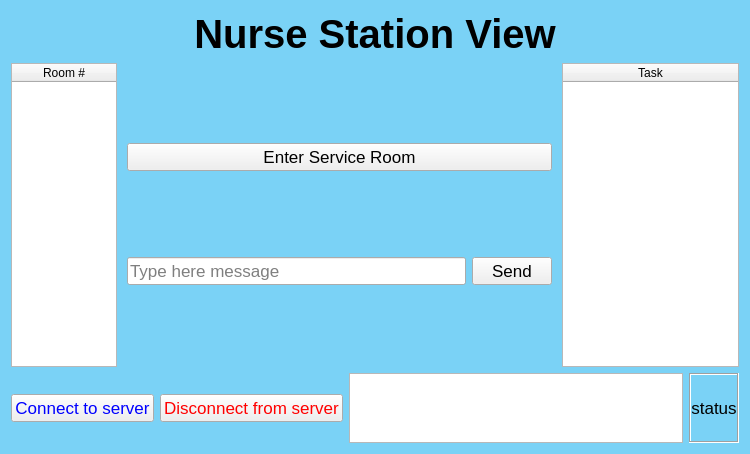
<?xml version="1.0" encoding="UTF-8"?>
<ui version="4.0">
 <class>MainWindow</class>
 <widget class="QMainWindow" name="MainWindow">
  <property name="geometry">
   <rect>
    <x>0</x>
    <y>0</y>
    <width>750</width>
    <height>454</height>
   </rect>
  </property>
  <property name="windowTitle">
   <string>Client</string>
  </property>
  <property name="styleSheet">
   <string notr="true">#centralWidget {
	background-color: rgb(122, 210, 246);
}

QWidget{
	font: 13pt &quot;MS Shell Dlg 2&quot;;
}

#labelTitle {
font: Bold 30pt &quot;MS Shell Dlg 2&quot;;
}</string>
  </property>
  <widget class="QWidget" name="centralWidget">
   <layout class="QGridLayout" name="gridLayout" rowstretch="1,90,1">
    <item row="0" column="0">
     <widget class="QLabel" name="labelTitle">
      <property name="font">
       <font>
        <pointsize>30</pointsize>
        <weight>75</weight>
        <bold>true</bold>
       </font>
      </property>
      <property name="text">
       <string>Nurse Station View</string>
      </property>
      <property name="alignment">
       <set>Qt::AlignCenter</set>
      </property>
     </widget>
    </item>
    <item row="1" column="0">
     <layout class="QHBoxLayout" name="horizontalLayout_3" stretch="15,60,25">
      <property name="spacing">
       <number>10</number>
      </property>
      <item>
       <widget class="QTableWidget" name="tblRooms">
        <property name="editTriggers">
         <set>QAbstractItemView::NoEditTriggers</set>
        </property>
        <attribute name="horizontalHeaderStretchLastSection">
         <bool>true</bool>
        </attribute>
        <column>
         <property name="text">
          <string>Room #</string>
         </property>
        </column>
       </widget>
      </item>
      <item>
       <layout class="QVBoxLayout" name="verticalLayout" stretch="90,0,0">
        <item>
         <layout class="QVBoxLayout" name="taskSelectorLayout"/>
        </item>
        <item>
         <widget class="QPushButton" name="pushButton_link">
          <property name="font">
           <font>
            <pointsize>13</pointsize>
           </font>
          </property>
          <property name="text">
           <string>Enter Service Room</string>
          </property>
         </widget>
        </item>
        <item>
         <layout class="QHBoxLayout" name="horizontalLayout">
          <item>
           <widget class="QLineEdit" name="lineEdit_message">
            <property name="font">
             <font>
              <pointsize>13</pointsize>
             </font>
            </property>
            <property name="placeholderText">
             <string>Type here message</string>
            </property>
           </widget>
          </item>
          <item>
           <widget class="QPushButton" name="pushButton_send">
            <property name="font">
             <font>
              <pointsize>13</pointsize>
             </font>
            </property>
            <property name="text">
             <string>Send</string>
            </property>
           </widget>
          </item>
         </layout>
        </item>
       </layout>
      </item>
      <item>
       <widget class="QTableWidget" name="tblTasks">
        <property name="editTriggers">
         <set>QAbstractItemView::NoEditTriggers</set>
        </property>
        <attribute name="horizontalHeaderStretchLastSection">
         <bool>true</bool>
        </attribute>
        <column>
         <property name="text">
          <string>Task</string>
         </property>
        </column>
       </widget>
      </item>
     </layout>
    </item>
    <item row="2" column="0">
     <layout class="QHBoxLayout" name="horizontalLayout_2">
      <item>
       <widget class="QPushButton" name="pushButton_connect">
        <property name="font">
         <font>
          <family>MS Shell Dlg 2</family>
          <pointsize>13</pointsize>
          <weight>50</weight>
          <italic>false</italic>
          <bold>false</bold>
         </font>
        </property>
        <property name="styleSheet">
         <string notr="true">color: rgb(0, 0, 255);</string>
        </property>
        <property name="text">
         <string>Connect to server</string>
        </property>
       </widget>
      </item>
      <item>
       <widget class="QPushButton" name="pushButton_disconnect">
        <property name="enabled">
         <bool>true</bool>
        </property>
        <property name="font">
         <font>
          <family>MS Shell Dlg 2</family>
          <pointsize>13</pointsize>
          <weight>50</weight>
          <italic>false</italic>
          <bold>false</bold>
         </font>
        </property>
        <property name="styleSheet">
         <string notr="true">color: rgb(255, 0, 0);</string>
        </property>
        <property name="text">
         <string>Disconnect from server</string>
        </property>
       </widget>
      </item>
      <item>
       <widget class="QTextEdit" name="textEdit_log"/>
      </item>
      <item>
       <widget class="QLabel" name="label_status">
        <property name="maximumSize">
         <size>
          <width>9999</width>
          <height>16777215</height>
         </size>
        </property>
        <property name="font">
         <font>
          <family>MS Shell Dlg 2</family>
          <pointsize>13</pointsize>
          <weight>50</weight>
          <italic>false</italic>
          <bold>false</bold>
         </font>
        </property>
        <property name="frameShape">
         <enum>QFrame::Box</enum>
        </property>
        <property name="frameShadow">
         <enum>QFrame::Sunken</enum>
        </property>
        <property name="text">
         <string>status</string>
        </property>
        <property name="alignment">
         <set>Qt::AlignCenter</set>
        </property>
       </widget>
      </item>
     </layout>
    </item>
   </layout>
  </widget>
 </widget>
 <layoutdefault spacing="6" margin="11"/>
 <resources/>
 <connections/>
</ui>
